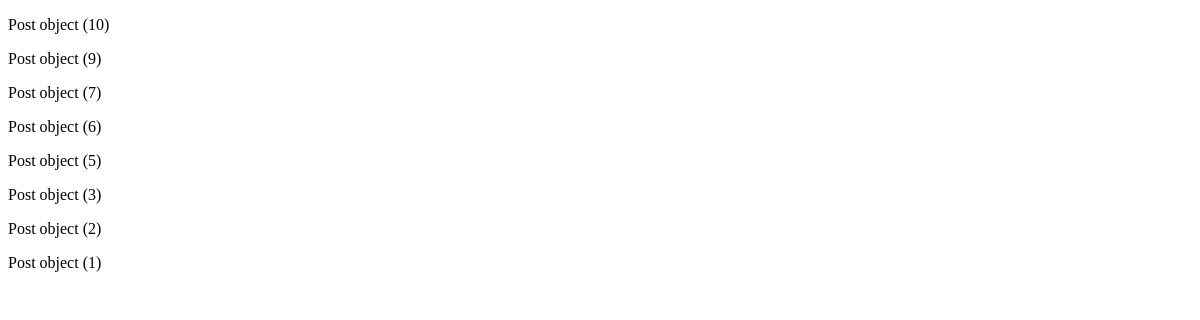
The page /fbv/list/ on the database as committed earlier.
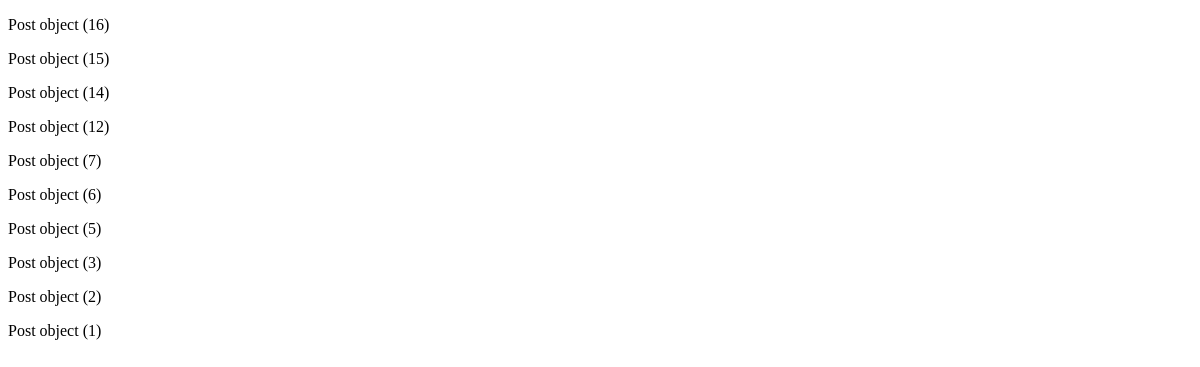
The same page on the database as committed later.
### posts/models.py (models this page shows)
class Post(models.Model):
    image = models.ImageField(verbose_name='이미지', null=True, blank=True)
    content = models.TextField(verbose_name='내용')
    created_at = models.DateTimeField(verbose_name='작성일', auto_now_add=True)
    view_count = models.IntegerField(verbose_name='조회수', default=0)
    writer = models.ForeignKey(to=User, on_delete=models.CASCADE, null=True, blank=True)

### posts/views.py (the view)
# urls.py: path('fbv/list/', function_list_view),
def function_list_view(request):
    object_list = Post.objects.all().order_by('-id')
    return render(request, 'cbv_view.html', {'object_list': object_list})

### posts/templates/cbv_view.html (shortened to what this page needs)
<!DOCTYPE html>
<html lang="en">
<head>
</head>
<body>
    {% for object in object_list %}
        <p>{{ object }}</p>
    {% endfor %}
</body>
</html>

Rows that differ between the two databases and show on the page:
removed Post: id "Post object (10)"
removed Post: id "Post object (9)"
added Post: id "Post object (16)"
added Post: id "Post object (15)"
added Post: id "Post object (14)"
added Post: id "Post object (12)"
